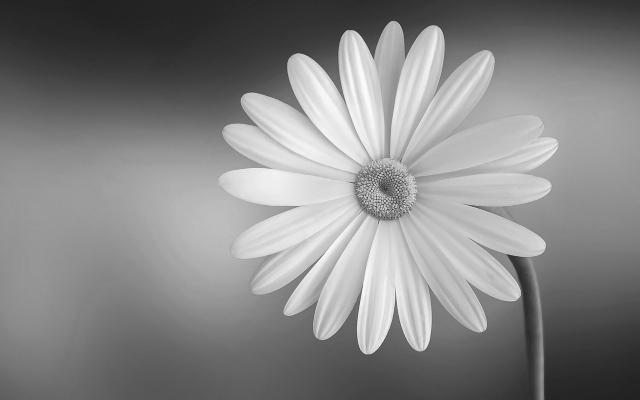
#> input picture addon/spinnaker_python/Examples/Python3/Injected_Image_Classification_Daisy.jpg, 640 x 400 px; its folder holds only this picture in this run
$ python -i euclidean_width_estimator.py   (imports and definitions only)
#> lines starting #> are read from the running program, lines starting #| are printed output that depends on the picture; after the words box and inside, x2 and y2 are one past the last pixel; in counts of white or black regions, pixels touching at a corner belong together
import diplib as dip
import numpy as np
import scipy
import glob
import os
import matplotlib.pyplot as plt
#from matplotlib_scalebar.scalebar import ScaleBar
import csv
import cv2

# Set root path
root_path = os.path.abspath(os.path.join(os.path.dirname(__file__), '..'))

class EuclideanWidthEstimator():
    def __init__(self):
        """
        Initializes a new instance of the Euclidean Width Estimator class.
        """
        self.data_folder = "data_temp"
        self.data_path = os.path.join(root_path, self.data_folder )

    # [4 lines left out: function find_original_png_files, not called in this run]

    def get_folders(self, directory):
        folders = [folder for folder in os.listdir(directory) if os.path.isdir(os.path.join(directory, folder))]
        return folders

    # [21 lines left out: function threshold_and_transform, not called in this run]

    def binary_and_remove_specks(self, image_path, save_path):
#> called with save_path = 'out.png'
        image = cv2.imread(image_path, cv2.IMREAD_GRAYSCALE)
#> image is the input picture: shape (400, 640); min 32, max 255, mean 133.1
        # Threshold the image to create a binary image (if needed)
        _, binary = cv2.threshold(image, 128, 255, cv2.THRESH_BINARY)
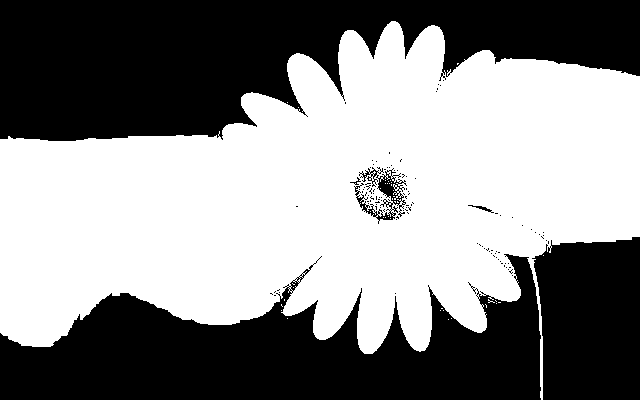
#> binary: shape (400, 640); 53.9% white; 111 black regions (105 under 20 px), largest, box (x1, y1, x2, y2) and area: (0, 0, 640, 141) 57235, (0, 254, 541, 400) 43907, (532, 237, 640, 400) 15621, (354, 167, 407, 224) 944, (468, 205, 494, 213) 54, (350, 177, 361, 185) 24

        # Define a kernel for morphological operations
        kernel = cv2.getStructuringElement(cv2.MORPH_RECT, (15, 15))

        # Use morphological closing to remove small black spots
        closed = cv2.morphologyEx(binary, cv2.MORPH_CLOSE, kernel)
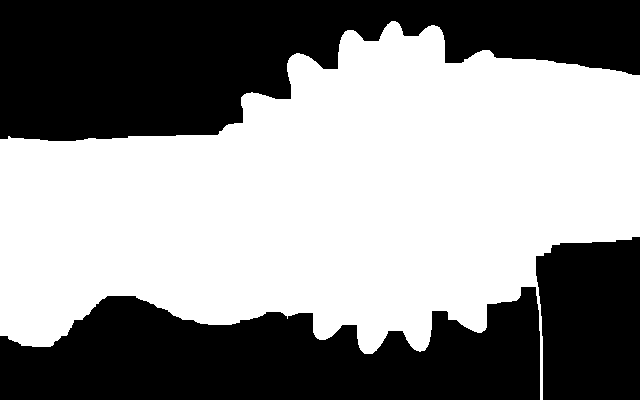
#> closed: shape (400, 640); 55.5% white; 3 black regions, box (x1, y1, x2, y2) and area: (0, 0, 640, 141) 56212, (0, 287, 540, 400) 42043, (536, 237, 640, 400) 15550

        # Use morphological opening to further clean up the image
        cleaned = cv2.morphologyEx(closed, cv2.MORPH_OPEN, kernel)
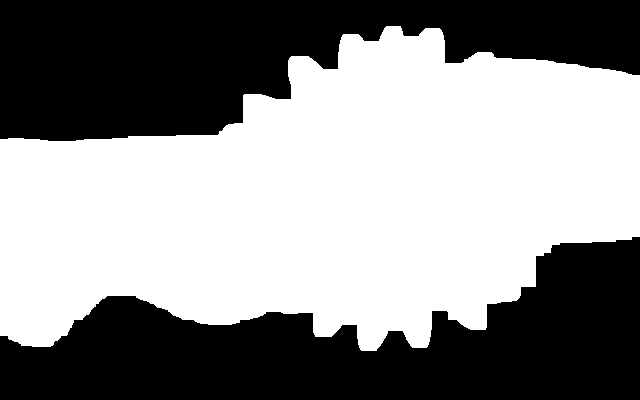
#> cleaned: shape (400, 640); 55.3% white; 2 black regions, box (x1, y1, x2, y2) and area: (0, 237, 640, 400) 58086, (0, 0, 640, 141) 56438

        cv2.imwrite(save_path, cleaned)


    # [105 lines left out: functions bounded_threshold, skeleton_pathing, process_job, not called in this run]

>>> result = EuclideanWidthEstimator().binary_and_remove_specks('../../addon/spinnaker_python/Examples/Python3/Injected_Image_Classification_Daisy.jpg', 'out.png')

$ run again, on addon/spinnaker_python/Examples/Python3/Injected_Image_Detection_Aeroplane.jpg
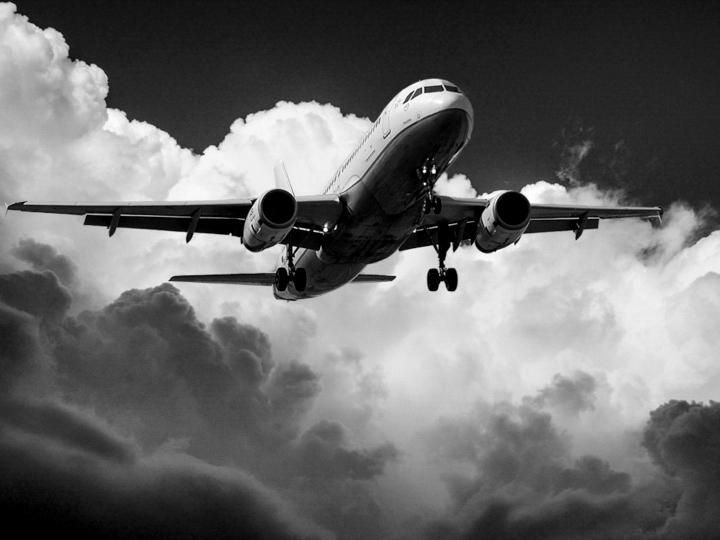
#> input picture addon/spinnaker_python/Examples/Python3/Injected_Image_Detection_Aeroplane.jpg, 720 x 540 px
#> in binary_and_remove_specks, image is the input picture: shape (540, 720); min 0, max 255, mean 106.3
#> in binary_and_remove_specks, `_, binary = cv2.threshold(image, 128, 255, cv2.THRESH_BINARY)`:
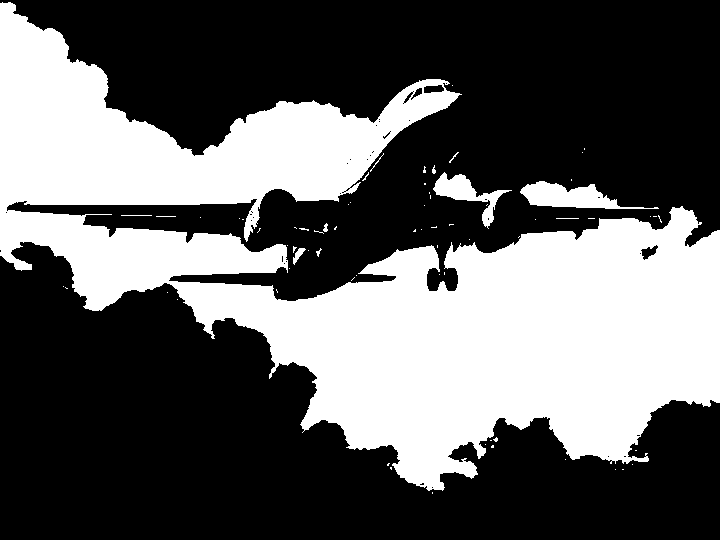
#> binary: shape (540, 720); 37.4% white; 70 white regions (58 under 20 px), largest, box (x1, y1, x2, y2) and area: (0, 2, 720, 491) 141806, (520, 181, 659, 209) 1858, (433, 172, 512, 229) 1267
#> closed: shape (540, 720); 40.4% white; 8 white regions (6 under 20 px), largest, box (x1, y1, x2, y2) and area: (0, 0, 720, 494) 157032, (294, 223, 337, 234) 132
#> in binary_and_remove_specks, `cleaned = cv2.morphologyEx(closed, cv2.MORPH_OPEN, kernel)`:
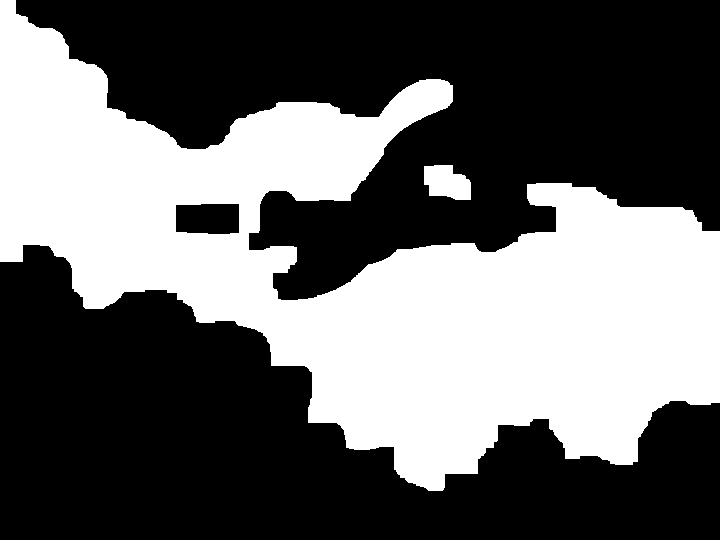
#> cleaned: shape (540, 720); 39.9% white; 2 white regions, box (x1, y1, x2, y2) and area: (0, 0, 720, 491) 153925, (424, 165, 471, 200) 1274
